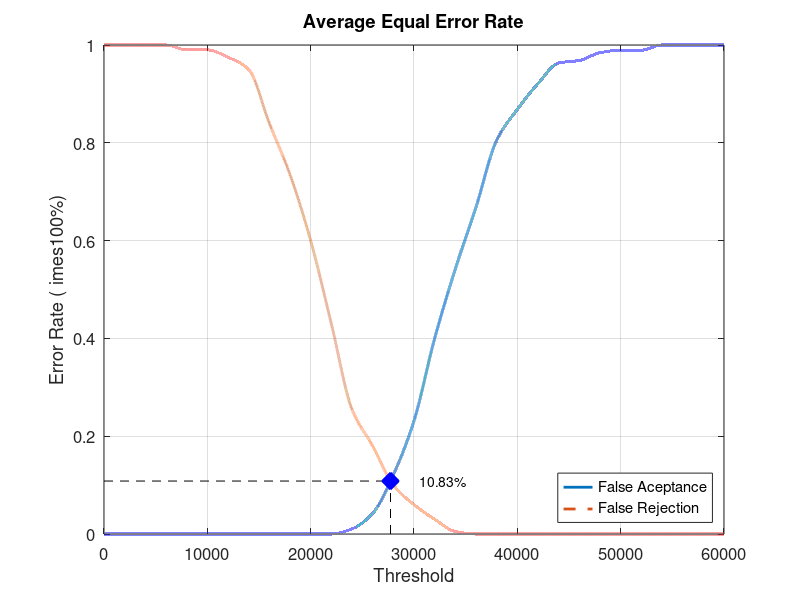
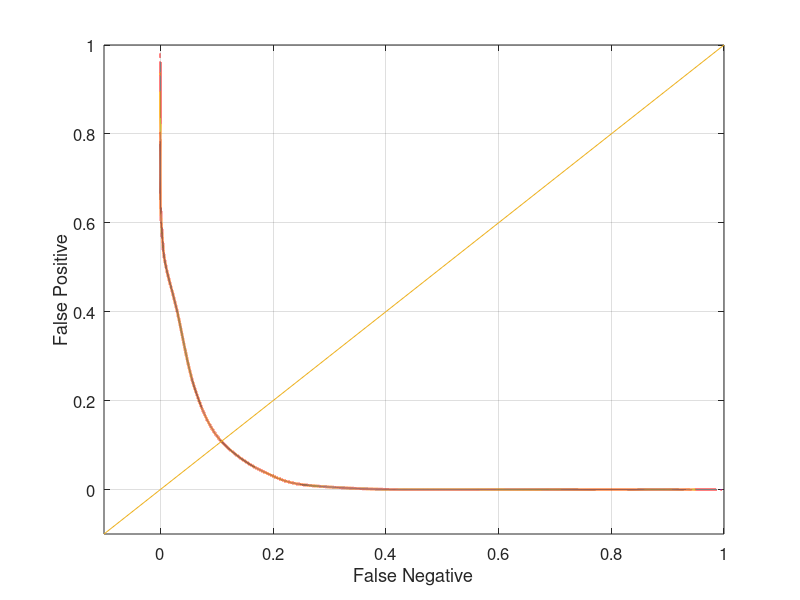

Write the MATLAB code that produced these figures, in order.
close all;
clear;
clc;
x = 0:2000:60000;
xq = 0:0.5:60000;

y0 = [0 0 0 0 0 0 0 0 0 0 0 0 0.0105263 0.0421053 0.121053 0.231579 0.4 0.542105 0.668421 0.805263 0.868421 0.921053 0.963158 0.968421 0.984211 0.989474 0.989474 1 1 1 1]
yy0 = interp1(x, y0, xq, 'pchip');
y1 = [1 1 1 1 0.99 0.99 0.975 0.95 0.84 0.735 0.6 0.43 0.255 0.18 0.1 0.06 0.03 0.005 0 0 0 0 0 0 0 0 0 0 0 0 0]
yy1 = interp1(x, y1, xq, 'pchip');

% Calculating EER: 
y2 = abs(y0 - y1);
find(y2 == min(y2))
yy2 = abs(yy0 - yy1);
xEER = find(yy2 == min(yy2));
xEERIndex = xq(xEER) % X-axis EER
yEER = yy0(xEER) % Y-axis EER

main = figure
plot(xq, yy0,'-','LineWidth', 2);	hold on
plot(xq, yy1,'--','LineWidth', 2);	hold on
plot([xEERIndex xEERIndex], [0 yEER], 'k--');	hold on
plot([0 xEERIndex], [yEER yEER], 'k--');	hold on
plot(xEERIndex, yEER, 'bx', 'LineWidth', 10);	hold on
text(xEERIndex + 10 * xEERIndex / 100, yEER, [num2str(round((10000 * yEER)) / 100) '%'])
legend('False Aceptance', 'False Rejection', 'Location', 'SouthEast')
xlabel('Threshold')
ylabel('Error Rate (	imes100%)')
title('Average Equal Error Rate')
set(gca, 'FontSize', 12)
axis([0 60000 0 1])
grid on

print(main, 'Database4_1Main', '-dpng');
FNRxFPR = figure('Color', [1 1 1]);
plot(yy1, yy0, '-', yy1, yy0, 'LineWidth', 2);
hold on
y = -0.1:0.1:1
plot(y, y); 
set(gca, 'FontSize', 12)
xlabel('False Negative')
ylabel('False Positive')
axis([-0.1 1 -0.1 1])
set(gca, 'FontSize', 12)
grid on

print(FNRxFPR, 'Database4_1FNRxFPR','-dpng');
